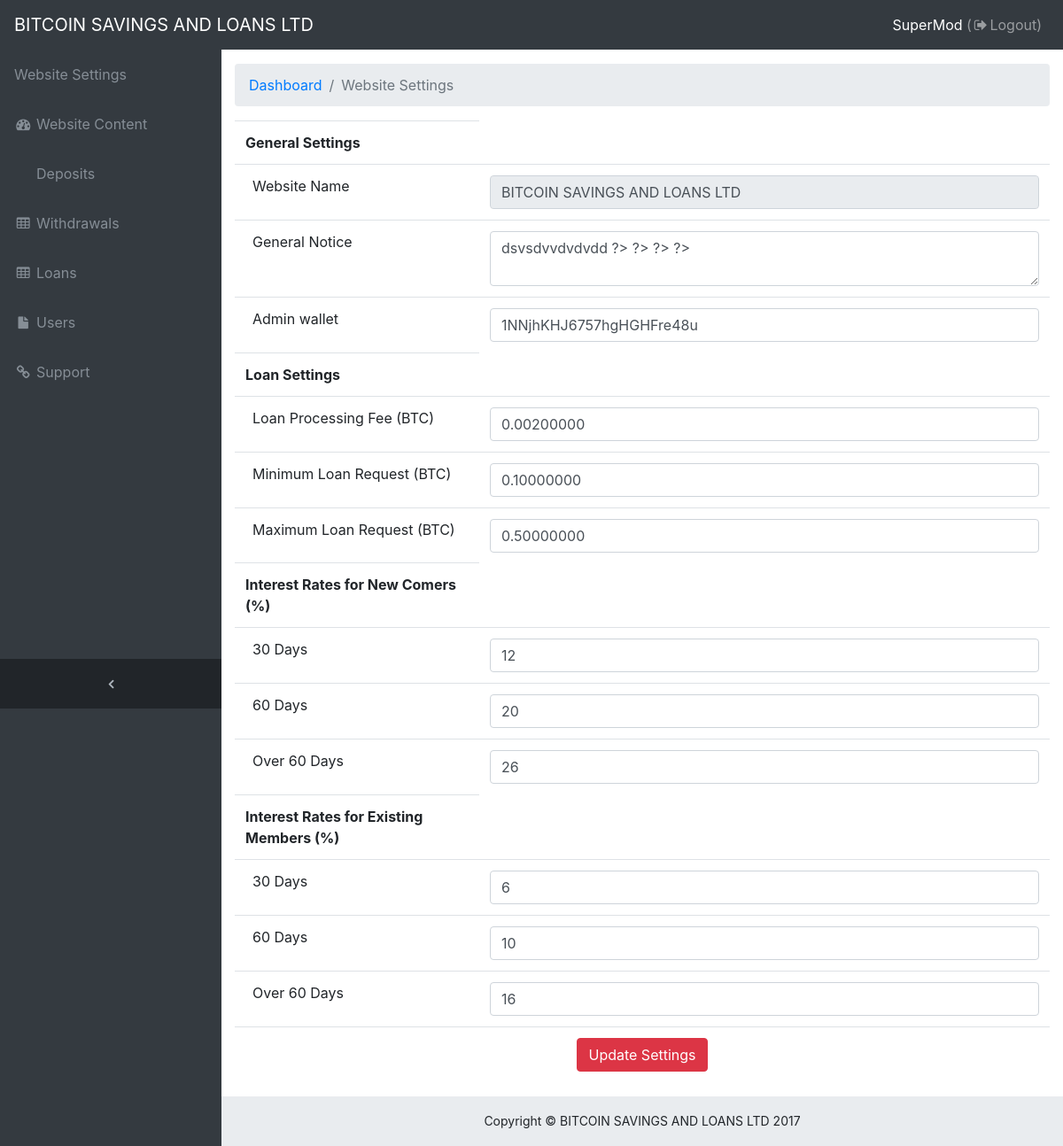
The page /admin/website-option.php (signed in) on the database its author committed.
### tables this page shows
CREATE TABLE `options` (
  `admin_wallet` varchar(200) NOT NULL,
  `website_notice` text NOT NULL,
  `loan_processing_fee` decimal(11,8) NOT NULL,
  `minimum_loan` decimal(11,8) NOT NULL,
  `maximum_loan` decimal(11,8) NOT NULL,
  `rate1` int(2) NOT NULL,
  `rate2` int(2) NOT NULL,
  `rate3` int(2) NOT NULL,
  `rate4` int(2) NOT NULL,
  `rate5` int(2) NOT NULL,
  `rate6` int(2) NOT NULL,
  `website_name` varchar(200) NOT NULL,
  `website_tagline` varchar(200) NOT NULL,
  `update_time` int(25) NOT NULL
);

### includes/option_process.php (called while the page is built, shortened)
<?php
$page_name = "Website Settings";
require 'header.php';
?>

### includes/config.php (called while the page is built, shortened)
<?php
$host = "localhost";
$duname = "root";
$dpword = "";
$db_name = "esusu";
$option_table = "options";
$con = mysqli_connect($host,$duname,$dpword,$db_name) or die("Cannot connect to database");
$option = mysqli_fetch_assoc(mysqli_query($con,"select * from $option_table"));

### admin/website-option.php (the view, shortened to what this page needs)
<?php
require '../includes/option_process.php';
?>
 <div id="page-wrapper">
<form method="post" action="">
<table class="ui striped celled table customtable feedbacktable">
							<tbody>
							<tr><td><b>General Settings</b></td></tr>
							<tr>
									<td style="padding-left:20px;" width="30%">Website Name</td>
									<td  width="70%">
									<input type="text" class="form-control" name="website_name" value="<?php echo $option['website_name']; ?>" readonly>
									</td>
</tr>
<tr>
									<td style="padding-left:20px;" width="30%">General Notice</td>
									<td  width="70%">
									<textarea type="text" class="form-control" id="editor1" name="website_notice"><?php echo html_entity_decode(htmlspecialchars_decode($option['website_notice'])); ?> ?></textarea>
									</td>
</tr>
<tr>
									<td style="padding-left:20px;" width="30%">Admin wallet</td>
									<td  width="70%">
									<input type="text" class="form-control" name="admin_wallet" value="<?php echo $option['admin_wallet']; ?>" required />
									</td>
</tr>
<tr><td><b>Loan Settings</b></td></tr>
<tr>
									<td style="padding-left:20px;" width="30%">Loan Processing Fee (BTC)</td>
									<td  width="70%">
									<input type="text" class="form-control" name="loan_processing_fee" value="<?php echo number_format($option['loan_processing_fee'],8); ?>" required />
									</td>
</tr>
<tr>
									<td style="padding-left:20px;" width="30%">Minimum Loan Request (BTC)</td>
									<td  width="70%">
									<input type="text" class="form-control" name="minimum_loan" value="<?php echo number_format($option['minimum_loan'],8); ?>" required />
									</td>
</tr>
<tr>
									<td style="padding-left:20px;" width="30%">Maximum Loan Request (BTC)</td>
									<td  width="70%">
									<input type="text" class="form-control" name="maximum_loan" value="<?php echo number_format($option['maximum_loan'],8); ?>" required />
									</td>
</tr>
<tr><td><b>Interest Rates for New Comers (%)</b></td></tr>
<tr>
									<td style="padding-left:20px;" width="30%">30 Days</td>
									<td  width="70%">
									<input type="text" class="form-control" name="rate1" value="<?php echo $option['rate1']; ?>" required />
									</td>
</tr>
<tr>
									<td style="padding-left:20px;" width="30%">60 Days</td>
									<td  width="70%">
									<input type="text" class="form-control" name="rate2" value="<?php echo $option['rate2']; ?>" required />
									</td>
</tr>
<tr>
									<td style="padding-left:20px;" width="30%">Over 60 Days</td>
									<td  width="70%">
									<input type="text" class="form-control" name="rate3" value="<?php echo $option['rate3']; ?>" required />
									</td>
</tr>
<tr><td><b>Interest Rates for Existing Members (%)</b></td></tr>
<tr>
									<td style="padding-left:20px;" width="30%">30 Days</td>
									<td  width="70%">
									<input type="text" class="form-control" name="rate4" value="<?php echo $option['rate4']; ?>" required />
									</td>
</tr>
<tr>
									<td style="padding-left:20px;" width="30%">60 Days</td>
									<td  width="70%">
									<input type="text" class="form-control" name="rate5" value="<?php echo $option['rate5']; ?>" required />
									</td>
</tr>
<tr>
									<td style="padding-left:20px;" width="30%">Over 60 Days</td>
									<td  width="70%">
									<input type="text" class="form-control" name="rate6" value="<?php echo $option['rate6']; ?>" required />
									</td>
</tr>
								<tr>
									<td colspan="2" style="text-align:center;">
										<button type="submit" name="btnOption" class="btn btn-danger"><i class="edit icon"></i>Update Settings</button>
									</td>
								</tr>
							</tbody>
						</table>
					</form>
		</div>
<?php
include "footer.php";
?>

### admin/header.php (shortened to what this page needs)
<?php
 require '../includes/config.php';
?>
<!DOCTYPE html>
<html lang="en">
<head>
  <link href="../vendor/bootstrap/css/bootstrap.min.css" rel="stylesheet">
  <link href="../vendor/font-awesome/css/font-awesome.min.css" rel="stylesheet" type="text/css">
  <link href="../vendor/datatables/dataTables.bootstrap4.css" rel="stylesheet">
  <link href="../css/sb-admin.css" rel="stylesheet">
</head>
<body class="fixed-nav sticky-footer bg-dark" id="page-top">
  <nav class="navbar navbar-expand-lg navbar-dark bg-dark fixed-top" id="mainNav">
    <a class="navbar-brand" href="index"><?php echo $option['website_name']; ?></a>
    <div class="collapse navbar-collapse" id="navbarResponsive">
      <ul class="navbar-nav navbar-sidenav" id="exampleAccordion">
	  <li class="nav-item" data-toggle="tooltip" data-placement="right" title="Dashboard">
          <a class="nav-link" href="website-option">
            <span class="nav-link-text">Website Settings</span>
          </a>
        </li>
        <li class="nav-item" data-toggle="tooltip" data-placement="right" title="Dashboard">
          <a class="nav-link" href="all-contents">
            <i class="fa fa-fw fa-dashboard"></i>
            <span class="nav-link-text">Website Content</span>
          </a>
        </li>
        <li class="nav-item" data-toggle="tooltip" data-placement="right" title="Charts">
          <a class="nav-link" href="dhistory">
            <span class="nav-link-text">Deposits</span>
          </a>
        </li>
        <li class="nav-item" data-toggle="tooltip" data-placement="right" title="Tables">
          <a class="nav-link" href="whistory">
            <i class="fa fa-fw fa-table"></i>
            <span class="nav-link-text">Withdrawals</span>
          </a>
        </li>
        <li class="nav-item" data-toggle="tooltip" data-placement="right" title="Components">
         <a class="nav-link" href="lhistory">
            <i class="fa fa-fw fa-table"></i>
            <span class="nav-link-text">Loans</span>
          </a>
        </li>
		<li class="nav-item" data-toggle="tooltip" data-placement="right" title="Components">
         <a class="nav-link" href="all-users">
            <i class="fa fa-fw fa-file"></i>
            <span class="nav-link-text">Users</span>
          </a>
        </li>
        <li class="nav-item" data-toggle="tooltip" data-placement="right" title="Link">
          <a class="nav-link" href="view-tickets">
            <i class="fa fa-fw fa-link"></i>
            <span class="nav-link-text">Support</span>
          </a>
        </li>
      </ul>
      <ul class="navbar-nav sidenav-toggler">
        <li class="nav-item">
          <a class="nav-link text-center" id="sidenavToggler">
            <i class="fa fa-fw fa-angle-left"></i>
          </a>
        </li>
      </ul>
      <ul class="navbar-nav ml-auto">
        <li class="nav-item">
          <a class="nav-link" data-toggle="modal" data-target="#exampleModal">
            <span style="color:white;"><?php echo $_SESSION['admin_name']; ?></span> (<i class="fa fa-fw fa-sign-out"></i>Logout)</a>
        </li>
      </ul>
    </div>
  </nav>
  <div class="content-wrapper">
    <div class="container-fluid">
      <ol class="breadcrumb">
        <li class="breadcrumb-item">
          <a href="index">Dashboard</a>
        </li>
        <li class="breadcrumb-item active"><?php echo $page_name; ?></li>
      </ol>

### admin/footer.php (shortened to what this page needs)
 <footer class="sticky-footer">
      <div class="container">
        <div class="text-center">
          <small>Copyright © <?php echo $option['website_name']; ?> 2017</small>
        </div>
      </div>
    </footer>
  </div>
</body>
</html>

### css/sb-admin.css (style rules this page uses)
html { position: relative; min-height: 100%; }
body { overflow-x: hidden; }
body.sticky-footer { margin-bottom: 56px; }
body.sticky-footer .content-wrapper { min-height: calc(100vh - 56px - 56px); }
body.fixed-nav { padding-top: 56px; }
.content-wrapper { min-height: calc(100vh - 56px); padding-top: 1rem; }
#mainNav .navbar-collapse { overflow: auto; max-height: 75vh; }
#mainNav .navbar-collapse .navbar-nav .nav-item .nav-link { cursor: pointer; }
#mainNav .navbar-collapse .sidenav-toggler { display: none; }
@media (min-width: 992px) { #mainNav .navbar-brand { width: 250px; } }
@media (min-width: 992px) { #mainNav .navbar-collapse { overflow: visible; max-height: none; } }
@media (min-width: 992px) { #mainNav .navbar-collapse .navbar-sidenav { position: absolute; top: 0; left: 0; overflow-x: hidden; overflow-y: auto; -webkit-flex-direction: column; -ms-flex-direction: column; flex-direction: column; margin-top: 56px; } }
@media (min-width: 992px) { #mainNav .navbar-collapse .navbar-sidenav > .nav-item { width: 250px; padding: 0; } }
@media (min-width: 992px) { #mainNav .navbar-collapse .navbar-sidenav > .nav-item > .nav-link { padding: 1em; } }
#mainNav.fixed-top .sidenav-toggler { display: none; }
@media (min-width: 992px) { #mainNav.fixed-top .navbar-sidenav { height: calc(100vh - 112px); } }
@media (min-width: 992px) { #mainNav.fixed-top .sidenav-toggler { position: absolute; top: 0; left: 0; display: flex; overflow-x: hidden; overflow-y: auto; -webkit-flex-direction: column; -ms-flex-direction: column; flex-direction: column; margin-top: calc(100vh - 56px); } }
@media (min-width: 992px) { #mainNav.fixed-top .sidenav-toggler > .nav-item { width: 250px; padding: 0; } }
@media (min-width: 992px) { #mainNav.fixed-top .sidenav-toggler > .nav-item > .nav-link { padding: 1em; } }
#mainNav.fixed-top.navbar-dark .sidenav-toggler { background-color: #212529; }
#mainNav.fixed-top.navbar-dark .sidenav-toggler a i { color: #adb5bd; }
.content-wrapper { overflow-x: hidden; background: white; }
@media (min-width: 992px) { .content-wrapper { margin-left: 250px; } }
#sidenavToggler i { font-weight: 800; }
#mainNav.navbar-dark .navbar-collapse .navbar-sidenav > .nav-item > .nav-link { color: #868e96; }
@media (min-width: 992px) { #mainNav.navbar-dark .navbar-collapse .navbar-sidenav { background: #343a40; } }
footer.sticky-footer { position: absolute; right: 0; bottom: 0; width: 100%; height: 56px; background-color: #e9ecef; line-height: 55px; }
@media (min-width: 992px) { footer.sticky-footer { width: calc(100% - 250px); } }

### rows shown on the page
options: website_name "BITCOIN SAVINGS AND LOANS LTD", website_notice "dsvsdvvdvdvdd ?> ?> ?> ?>", admin_wallet "1NNjhKHJ6757hgHGHFre48u", loan_processing_fee "0.00200000", minimum_loan "0.10000000", maximum_loan "0.50000000", rate1 "12", rate2 "20", rate3 "26", rate4 "6", rate5 "10", rate6 "16"

### other values the page prints
$_SESSION['admin_name'] "SuperMod"
$page_name "Website Settings"
